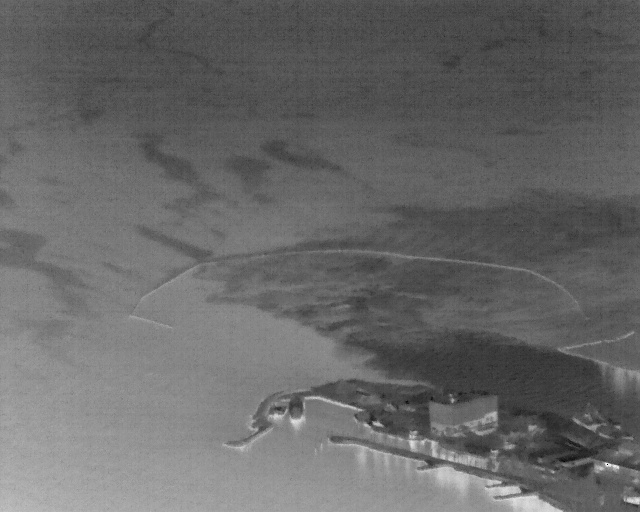
#> input picture thermal_1579648028_0_0.png, 640 x 512 px
$ jupyter execute image_filtering.ipynb
#> lines starting #> are read from the running program, lines starting #| are printed output that depends on the picture; after the words box and inside, x2 and y2 are one past the last pixel; in counts of white or black regions, pixels touching at a corner belong together; long printed decimals are rounded
[cell 1]
def getNumPixels(image):
    return np.sum(image >= 0)

def getNumBlackPixels(image):
    return np.sum(image == 0)

def imageIsCorrect(percentage):
    return percentage >= 4 and percentage <= 15

[cell 2]
import cv2
import numpy as np

#read image
img_grey = cv2.imread('thermal_1579648028_0_0.png', cv2.IMREAD_GRAYSCALE)
#> img_grey is the input picture: shape (512, 640); min 0, max 253, mean 103.4
img_grey_2 = cv2.imread('thermal_1597528867_0_0.png', cv2.IMREAD_GRAYSCALE)
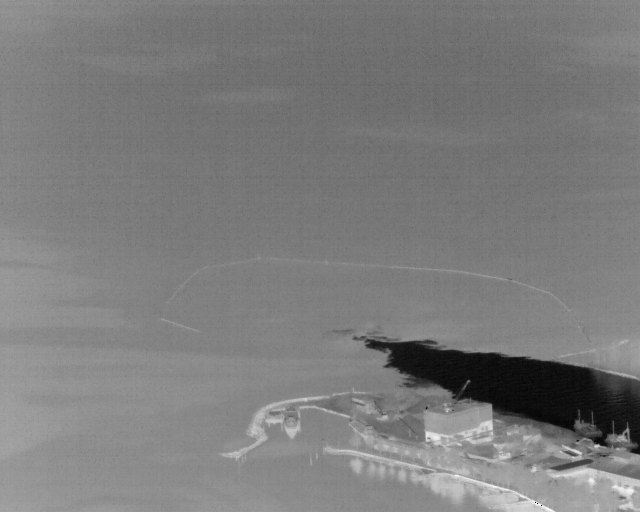
#> input picture thermal_1597528867_0_0.png, 640 x 512 px
#> img_grey_2 is the input picture: shape (512, 640); min 0, max 254, mean 124.2

# define a threshold, 128 is the middle of black and white in grey scale
thresh = (np.max(img_grey) + np.min(img_grey))/2 # Not a good option
#> thresh = 126.5
thresh = np.mean(img_grey)-30 # Works for this particular image
#> thresh = 73.39

# threshold the image
img_binary = cv2.threshold(img_grey, thresh, 255, cv2.THRESH_BINARY)[1]
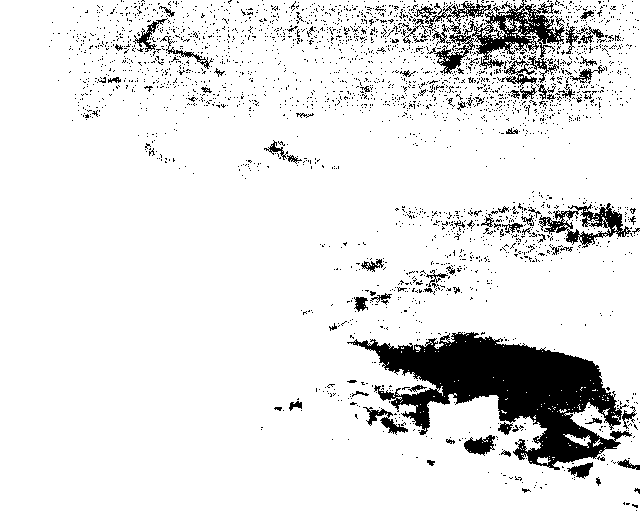
#> img_binary: shape (512, 640); 89.8% white; 2727 black regions (2637 under 20 px), largest, box (x1, y1, x2, y2) and area: (347, 332, 632, 470) 16272, (414, 0, 565, 83) 3945, (539, 203, 631, 248) 1400
img_binary_2 = cv2.threshold(img_grey_2, thresh, 255, cv2.THRESH_BINARY)[1]
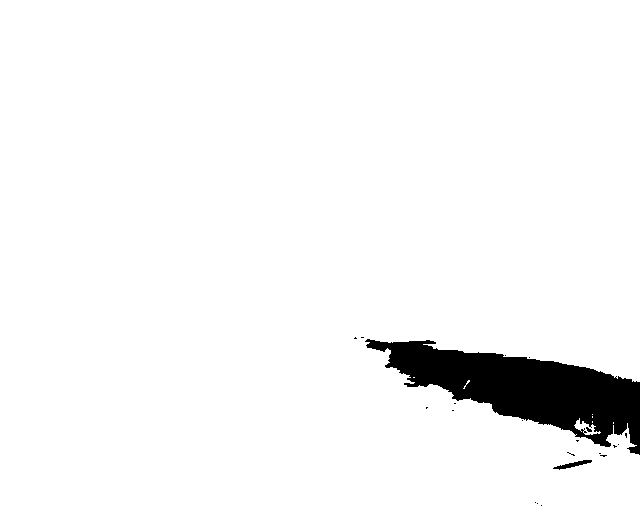
#> img_binary_2: shape (512, 640); 95.7% white; 21 black regions (19 under 20 px), largest, box (x1, y1, x2, y2) and area: (365, 339, 640, 455) 13784, (553, 460, 592, 470) 143

# save image
cv2.imwrite('black-and-white.png',img_binary)
cv2.imwrite('black-and-white-2.png',img_binary_2)

# extracting black pixels from an image
number_of_black_pix = getNumBlackPixels(img_binary)
#> number_of_black_pix = 33388
print("Number of black pixels 1:", number_of_black_pix)
#| Number of black pixels 1: 33388
total_pix = getNumPixels(img_binary)
#> total_pix = 327680
print("Number of pixels 1:", total_pix)
#| Number of pixels 1: 327680

percentage_1 = number_of_black_pix/total_pix * 100
#> percentage_1 = 10.19
print("Percentage 1:", percentage_1, "%")
#| Percentage 1: 10.189 %
if (imageIsCorrect(percentage_1)):
    print("Image 1 is correct.")
else:
    print("Image 1 isn't correct.")

number_of_black_pix_2 = getNumBlackPixels(img_binary_2)
#> number_of_black_pix_2 = 14004
print("Number of black pixels 2:", number_of_black_pix_2)
#| Number of black pixels 2: 14004
total_pix_2 = getNumPixels(img_binary_2)
#> total_pix_2 = 327680
print("Number of pixels 2:", total_pix_2)
#| Number of pixels 2: 327680

percentage_2 = number_of_black_pix_2/total_pix_2 * 100
#> percentage_2 = 4.27
print("Percentage 2:", percentage_2, "%")
#| Percentage 2: 4.274 %
if (imageIsCorrect(percentage_2)):
    print("Image 2 is correct.")
else:
    print("Image 2 isn't correct.")
